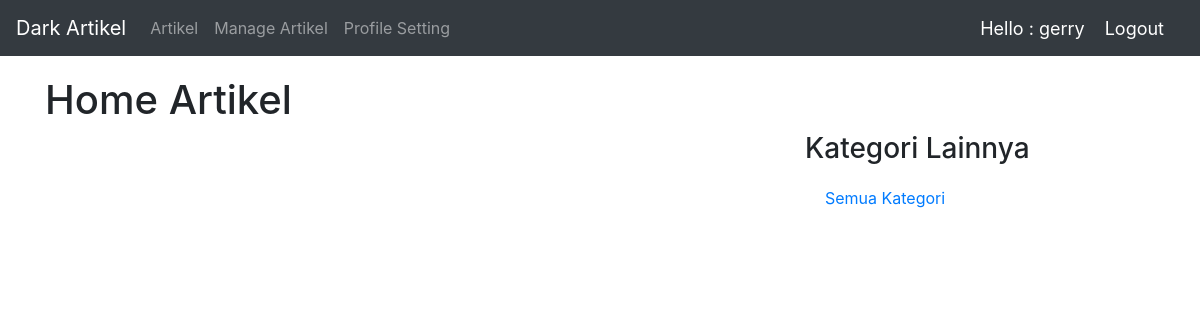
/penulis/ (signed in), run on an earlier commit of the app's database.
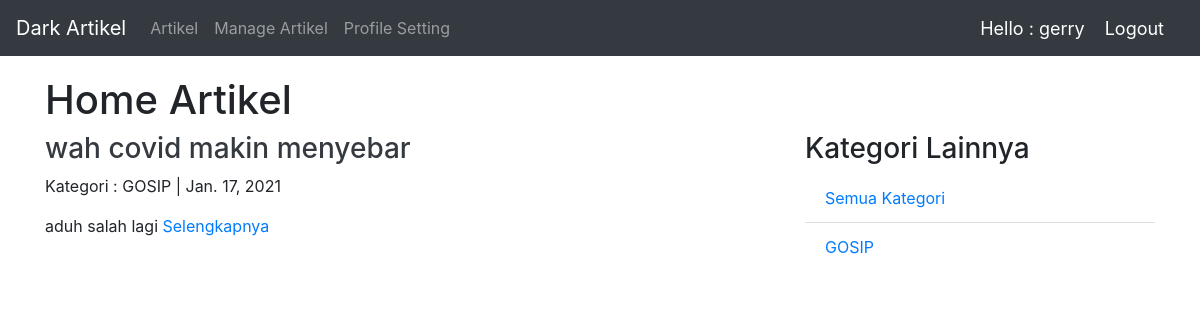
And on a later commit of the database.
### artikel/models.py (models this page shows, shortened)
class Artikel(models.Model):
    judul = models.CharField(max_length=200,null=True)
    isi = models.TextField(null=True)
    KATEGORI_TYPE = (
        ('JURNAL','Jurnal'),
        ('GOSIP','Gosip'),
        ('TRAVELING','Traveling'),
    )
    kategori = models.CharField(null=True, blank=True, choices=KATEGORI_TYPE,max_length=200)
    penulis = models.ForeignKey(Penulis,null=True,on_delete=models.SET_NULL)
    slug = models.SlugField(blank=True, editable=False)
    published = models.DateTimeField(auto_now_add=True, null=True)
    updated = models.DateTimeField(auto_now=True, null=True)

### penulis/decorators.py (the view)
        def wrapper_func(request, *args, **kwargs):
            group = None
            if request.user.groups.exists():
                group = request.user.groups.all()[0].name
            if group in allowed_roles:
                return view_func(request, *args, **kwargs)
            else:
                return HttpResponse('<script>alert("You are not authorized in this page");</script>')

### penulis/views.py (called while the page is built)
@login_required(login_url='penulis:login')
@allowed_user(allowed_roles=['penulis'])
def home(request):
    artikel = request.user.penulis.artikel_set.all().order_by('-published')
    kategorilist = request.user.penulis.artikel_set.values_list('kategori',flat=True).distinct()
    context = {
        'page_title':'Home Artikel',
        'artikel':artikel,
        'kategorilist':kategorilist,
    }
    return render(request,'penulis/penulis_artikel_home.html',context)

### penulis/templates/penulis/penulis_artikel_home.html (shortened to what this page needs)
{% extends 'basepenulis.html' %}
{% block content %}
    <h1>{{page_title}}</h1>
    <div class="row">
        <div class="col-md-8">
            {% for dataartikel in artikel %}
                <h3><a class="text-dark" href="#">{{dataartikel.judul}}</a></h3>
                <p>Kategori : {{dataartikel.kategori}} | {{dataartikel.published|date}}</p>
                <p>{{dataartikel.isi|truncatewords:20}} <a href="{% url 'penulis:detail_artikel' dataartikel.slug %}">Selengkapnya</a></p>
            {% endfor %}
        </div>
        <div class="col-sm">
            <h3>Kategori Lainnya</h3>
            <ul class="list-group list-group-flush">
                <li class="list-group-item">
                    <a href="#">Semua Kategori</a>
                </li>
                {% for datakategori in kategorilist %}
                    <li class="list-group-item">
                        <a href="#">{{datakategori}}</a>
                    </li>
                {% endfor %}
            </ul>
        </div>
    </div>
{% endblock content %}

What changed in the data, as far as the page shows it:
added Artikel: judul "wah covid makin menyebar", kategori "GOSIP", published "Jan. 17, 2021", isi "aduh salah lagi"
Also different on the page:
new list line: "GOSIP"
